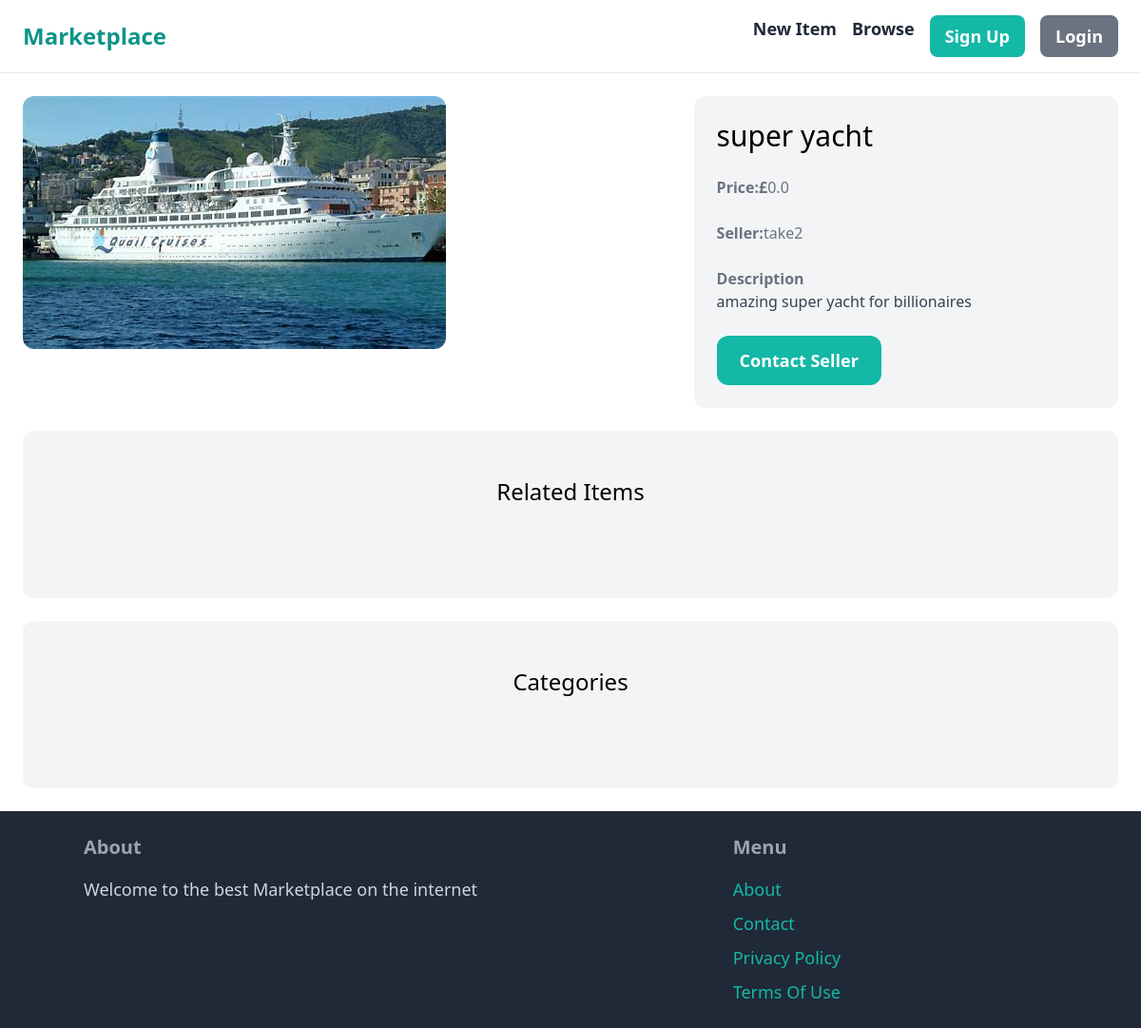
The app's page /items/9/, older data.
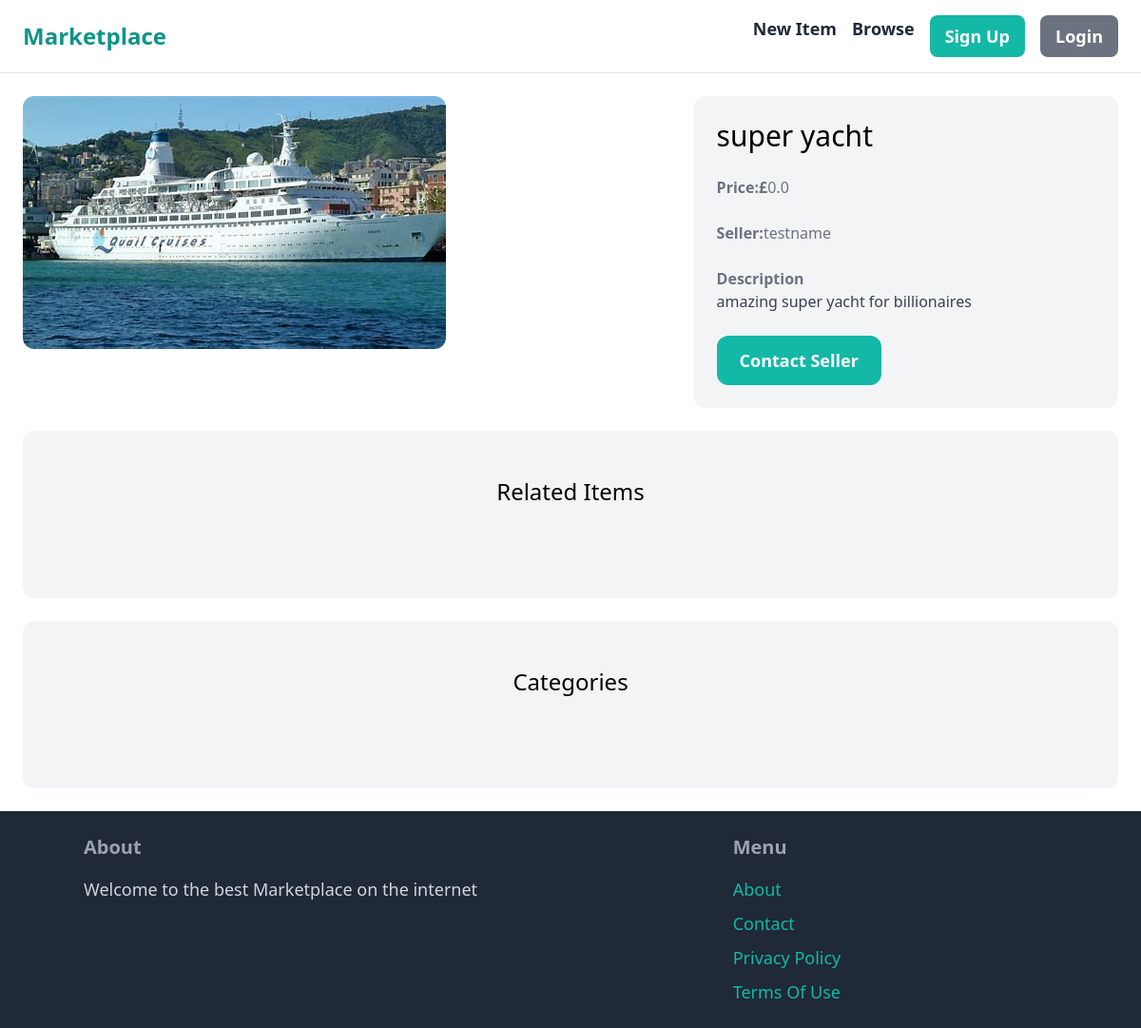
The same page, newer data.
### item/models.py (models this page shows, shortened)
class Item(models.Model):
    name = models.CharField(max_length=255)
    description = models.TextField()
    price = models.FloatField(default=0.00)  # Ensure a default value is set
    image = models.ImageField(upload_to='items/')
    is_sold = models.BooleanField(default=False)
    created_at = models.DateTimeField(default=timezone.now)
    category = models.ForeignKey(Category, related_name='items', on_delete=models.CASCADE)
    created_by = models.ForeignKey(settings.AUTH_USER_MODEL, related_name='items', on_delete=models.CASCADE)
    available_dates = models.TextField(blank=True, null=True)
    daily_price = models.FloatField(default=0.00)

### item/views.py (the view)
# urls.py: path('<int:pk>/', views.detail, name='detail'),  # Default path for the inbox view
def detail(request, pk):
    item = get_object_or_404(Item, pk=pk)
    related_items = Item.objects.filter(category=item.category, is_sold=False).exclude(pk=pk)[:3]
    return render(request, 'item/detail.html', {
        'item': item,
        'related_items': related_items,
    })

### item/templates/item/detail.html (shortened to what this page needs)
{% extends 'core/base.html' %}
{% block content %}
<div class="grid grid-cols-5 gap-6">
    <div class="col-span-3">
        <img src="{{ item.image.url }}" class="rounded-xl">
    </div>
    <div class="col-span-2 p-6 bg-gray-100 rounded-xl">
    <h1 class="mb-6 text-3xl">{{ item.name }}</h1>
    <p class="mb-6 text-gray-500"><strong>Price:£</strong>{{ item.price }}</p>
    <p class="mb-6 text-gray-500"><strong>Seller:</strong>{{ item.created_by.username }}</p>
    {% if item.description %}
        <p class="text-gray-700">
            <strong class="text-gray-500">Description</strong><br>
            {{ item.description }}
        </p>
    {% endif %}
    {% if request.user == item.created_by %}
     <div class="mt-6 p-6 bg-white rounded-xl">
        <p>This is your item!</p>
        <a href="{% url 'item:edit' item.id %}" class="inline-block mt-6 px-6 py-3 text-lg text-semibold bg-teal-500 text-white rounded-xl hover:bg-teal-700">Edit</a>
        <a href="{% url 'item:delete' item.id %}" class="inline-block mt-6 px-6 py-3 text-lg text-semibold bg-red-500 text-white rounded-xl hover:bg-red-800">Delete</a>
     </div>
    {% else %}
        <a href="{% url 'conversation:new' item.id %}" class="inline-block mt-6 px-6 py-3 text-lg font-semibold bg-teal-500 text-white rounded-xl hover:bg-teal-700">Contact Seller</a>
    {% endif %}
    </div>
</div>
<div class="mt-6 px-6 py-12 bg-gray-100 rounded-xl">
    <h2 class="mb-12 text-2xl text-center">Related Items</h2>
 </div>
 <div class="mt-6 px-6 py-12 bg-gray-100 rounded-xl">
     <h2 class="mb-12 text-2xl text-center">Categories</h2>
 </div>
{% endblock %}

Row changes from the older to the newer data that the page shows:
changed Item "super yacht": created_by.username "take2" → "testname"
